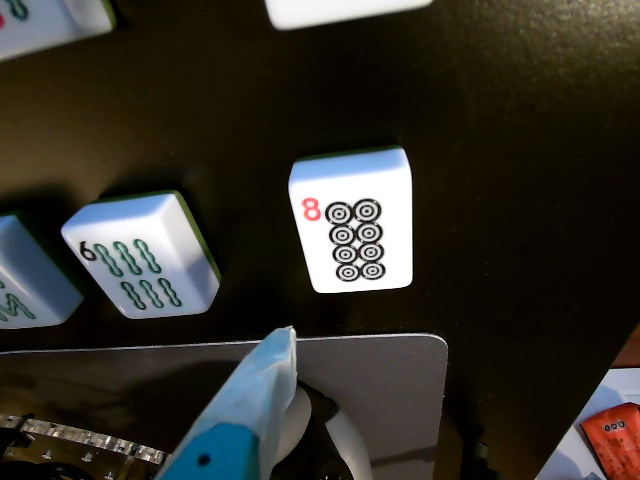
#> input picture data/fixtures/freeze_frames/180843_8D_step0000.jpg, 640 x 480 px; its folder holds only this picture in this run
$ python -i wrist_check.py   (imports and definitions only)
#> lines starting #> are read from the running program, lines starting #| are printed output that depends on the picture; after the words box and inside, x2 and y2 are one past the last pixel; in counts of white or black regions, pixels touching at a corner belong together
#> further down, picture is the input picture: shape (480, 640, 3); mean B, G, R 41.3, 48.6, 50.6
"""Is a tile still where the scans last saw it? A close look with the wrist camera, for when a RealSense scan
says a tile went: YOLO reads a ~24px tile from 0.8m and a read can drop out for a scan (7D read as 6D, 2026-10-29),
which the bench used to ask a person about, or skip the spot over.

At a policy's hover the tile under the jaws sits between the jaw tips, at nearly the same place in the wrist image
whatever the spot: its face's centre was at 325-391 x 201-290px on the first frame of every attempt in the hand14 /
close-hand14 bench sessions (20261029_094543, 20261029_165537 on the black top, 20261030_094904 on brown paper), and
the setup reference's F2 / F6 agree. Neighbours show too (the layouts are tight), but their faces start >= ~70px
from that point, and touching faces merge into one blob (setup_check.wrist_tile then finds nothing). So the check is
how much of a disc at that point is tile face — pale and bright, the printed symbols closed over: 0.73-1.0 with the
tile there on the 103 black-top frames (median 1.0), ~0 over the bare black top. It sees *a* face, not *this* tile:
when the scan has another tile within CROWDED_M of the spot (a knock pushed one there), it doesn't look.

A pale surface fills the disc without any tile: bare white stripe on the standard mat reads 0.72 (20261103_120259_setup).
So with no dark surface in view it can only say the view hasn't changed since an earlier look at this place
(SAME_VIEW_SCORE), or that it can't tell. It never reads the name: the table
model on a close-up isn't a second read (docs/autonomy_plan.md, 8), and a template chosen by the lost tile's name wouldn't
do either, since that name can be the misread that lost it (all 11 looks in 20261103_121112_bench).

A tile lying green side up has no white face, so the face disc reads ~0 over it: all 36 looks at backs in the 2026-11-16
face-down benches said "not there" with the back between the jaws. A back is looked for by its own shape instead
(back_blob): a compact, tile-sized patch of the back's green near the same point. Colour alone won't do on the standard
mat, whose olive stripe has the back's green in a dim room (a disc of it in ~1 of 100 places on face-up frames); a stripe is
a long band, a back a squarish block. Measured on the standard mat's bench frames (2026-11-12 to 11-16): 36 of 37 looks at
backs and 143 of 177 first frames at the hover (the misses mostly in the dark 20261112_202418_bench, the arm's shadow across
the tile), and 1 false back in 38,000 places on 388 face-up frames.
"""
import math

import cv2
import numpy as np

from . import config
from .camera import grab_frames
from .layout import FACE_MAX_S
from .setup_check import WRIST_MIN_V, match_tile, wrist_template

EXPECTED_PX = (365, 255)    # the hovered tile's face centre in the wrist image (640x480)
RADIUS_PX = 35              # well inside a face (~140 x 120px at the hover) even 25px off
PRESENT_FILL = 0.5          # share of the disc that's face: >= 0.73 with the tile there, ~0 without
FRAMES = 3
# Share of the view (above the jaws) that's dark: at least 0.36 on the black top and 0.29 on the green mat, with tiles and
# jaws in view; at most 0.12 on the striped mat and 0.09 on paper. A dim room darkens a pale mat too; not measured.
SURFACE_ROWS, DARK_V, MIN_DARK_SHARE = 300, 90, 0.2
# The view at a place vs an earlier look there, on the striped mat (20261103_121112_bench): 0.96-1.00 on 8 looks, at most
# 0.81 for another place and 0.70 for bare stripe. Only an unmoved tile counts: ~7mm at the hover (4px/mm) is a knock.
SAME_VIEW_SCORE, SAME_VIEW_PX = 0.9, 30
_LOOK_TILE = {"centre_px": [float(v) for v in EXPECTED_PX], "area_px": 15000.0, "angle_deg": 0.0, "size_px": [142.0, 105.0]}
# A back between the jaws (back_blob): its green in HSV (OpenCV's 0-180 hue). Backs read hue 34-36, saturation 100-140,
# brightness 70-90 at the hover; the olive stripe 21 and brighter, in daylight.
BACK_HSV_LO, BACK_HSV_HI = (26, 60, 0), (50, 255, 160)
BACK_OPEN_PX = 25               # cuts the bridges (shadow, stripe) that join a back to its neighbour or the stripe
BACK_AREA_PX = (6000, 30000)    # a back at the hover: ~10-22k px
BACK_MAX_ASPECT = 2.0           # long / short side of its rotated box: a stripe is a long band
BACK_MIN_FILL = 0.65            # blob area / its rotated box
BACK_NEAR_PX = 70               # from EXPECTED_PX (~17mm at 4px/mm): neighbours sit ~200px away (51mm)
# Share of the view above the jaws (SURFACE_ROWS) in the back's green: 0.26 median, 0.51 at most on the standard mat's
# face-down views (2026-11-12 to 11-16, backs all round), 0.02-0.05 on the green cutting mat. Past this the surface itself
# is the back's green and a back can't be told from it.
BACK_MAX_GREEN_SHARE = 0.7
# A look with no back's shape but this much of the face disc in the back's green can't tell: a back under shadow, merged
# with a knocked neighbour, or the olive stripe in a dim room (the stripe can fill a disc, test_standard_mat).
BACK_UNSURE_DISC = 0.3
# Another tile now this close to the spot (centres) can fill the disc as well: the look can't tell them apart. On
# 2026-10-30 (20261030_115706_bench) a miss at S4 knocked 3D to 20mm from 1B's spot and pushed 1B 36mm away; the
# look at 1B's spot saw 3D's face and called 1B's absence a detection glitch.
CROWDED_M = 0.03
BACK_NAME = config.BACK     # the back check's class for a back (back_check.BACK)


class PlaceViews:
    """What the wrist camera saw at each place a lost tile turned out to be, for check() to compare the next look there
    with. By place, never by name: the name is what flickers (2B read as 4B and 3B). A place is forgotten when its tile may
    have moved: the arm handling it, a look or a person finding it gone."""

    def __init__(self):
        self.places = []

    def _near(self, xy):
        return [p for p in self.places if math.dist(p["xy"], xy) <= config.TILE_MERGE_RADIUS_M]

    # [4 lines left out: function template, not called in this run]

    def keep(self, xy, template):
        self.forget(xy)
        self.places.append({"xy": list(xy), "template": template})

    def forget(self, xy):
        self.places = [p for p in self.places if p not in self._near(xy)]


def crowded(xy, tiles):
    """A detected tile (from the scan the tile went missing from) within CROWDED_M of xy: it, else None."""
    return next((t for t in tiles if math.dist(t["xy"], xy) <= CROWDED_M), None)


# [8 lines left out: function face_fill, not called in this run]


def dark_share(image_bgr):
    """Share of the view above the jaws that's dark: how much surface a pale tile face can stand out from."""
    return float((cv2.cvtColor(image_bgr[:SURFACE_ROWS], cv2.COLOR_BGR2HSV)[:, :, 2] < DARK_V).mean())


def back_blob(image_bgr, centre=EXPECTED_PX):
    """The tile back nearest `centre` in a wrist frame: {"centre_px", "area_px", "aspect", "fill"}, or None if no back-green
    patch of a tile's size and shape is within BACK_NEAR_PX of it."""
#> called with centre = (365, 255)
    mask = cv2.morphologyEx(back_mask(image_bgr), cv2.MORPH_OPEN, np.ones((BACK_OPEN_PX, BACK_OPEN_PX), np.uint8))
#> in back_mask, `hsv = cv2.cvtColor(image_bgr, cv2.COLOR_BGR2HSV)`: hsv: shape (480, 640, 3); mean H, S, V 35.2, 179.7, 56.5
#> in back_mask, `return cv2.inRange(hsv, np.array(BACK_HSV_LO, np.uint8), np.array(BACK..`:
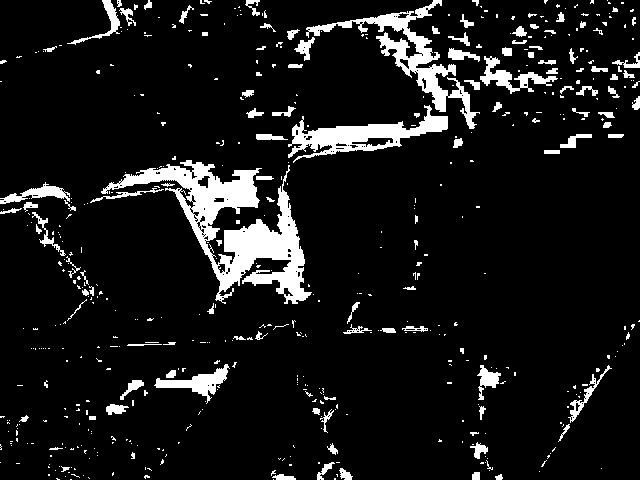
#> returned value: shape (480, 640); 9.1% white; 522 white regions (405 under 20 px), largest, box (x1, y1, x2, y2) and area: (101, 160, 312, 304) 9266, (306, 0, 480, 129) 3641, (288, 105, 448, 163) 3026
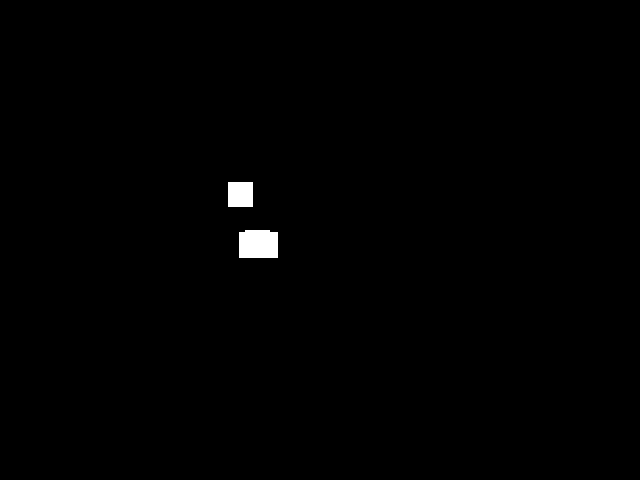
#> mask: shape (480, 640); 0.55% white; 2 white regions, box (x1, y1, x2, y2) and area: (239, 230, 278, 258) 1064, (228, 182, 253, 207) 625
    found = []
    for contour in cv2.findContours(mask, cv2.RETR_EXTERNAL, cv2.CHAIN_APPROX_SIMPLE)[0]:
        area = cv2.contourArea(contour)
        (u, v), (w, h), _ = cv2.minAreaRect(contour)
        blob = {"centre_px": [float(u), float(v)], "area_px": float(area),
                "aspect": max(w, h) / max(min(w, h), 1.0), "fill": area / max(w * h, 1.0)}
        if (BACK_AREA_PX[0] <= area <= BACK_AREA_PX[1] and blob["aspect"] <= BACK_MAX_ASPECT
                and blob["fill"] >= BACK_MIN_FILL and math.dist(blob["centre_px"], centre) <= BACK_NEAR_PX):
            found.append(blob)
#> this loop made 2 passes
#> (area, u, v, w, h) on pass 1: (999, 258, 243.5, 27, 38)
#> (contour, area, u, v, w, h) on pass 2: ([[228, 182], [228, 206], [252, 206], [252, 182]], 576, 240, 194, 24, 24)
#> after the loop, found = []
    return min(found, key=lambda b: math.dist(b["centre_px"], centre), default=None)


def back_mask(image_bgr):
    """Where a wrist frame has the back's green (255) or not (0)."""
    hsv = cv2.cvtColor(image_bgr, cv2.COLOR_BGR2HSV)
    return cv2.inRange(hsv, np.array(BACK_HSV_LO, np.uint8), np.array(BACK_HSV_HI, np.uint8))


def back_green_share(image_bgr):
    """Share of the view above the jaws in the back's green."""
    return float((back_mask(image_bgr[:SURFACE_ROWS]) > 0).mean())


# [5 lines left out: function back_disc, not called in this run]


def view_template(image_bgr):
    """A look's frame, as what check() compares a later look at the same place with."""
    return wrist_template(image_bgr, EXPECTED_PX)


# [62 lines left out: functions same_view, look, model_says, check, not called in this run]

>>> import cv2
>>> picture = cv2.imread('../data/fixtures/freeze_frames/180843_8D_step0000.jpg')
>>> result = back_blob(picture)

$ run again, on data/fixtures/freeze_frames/180843_8D_step0300.jpg
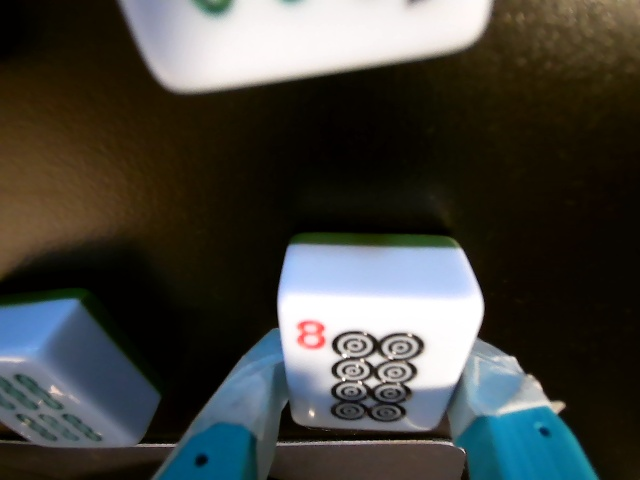
#> input picture data/fixtures/freeze_frames/180843_8D_step0300.jpg, 640 x 480 px
#> picture is the input picture: shape (480, 640, 3); mean B, G, R 63.5, 68.2, 67.4
#> hsv: shape (480, 640, 3); mean H, S, V 40.2, 167.1, 78.8
#> in back_mask, `return cv2.inRange(hsv, np.array(BACK_HSV_LO, np.uint8), np.array(BACK..`:
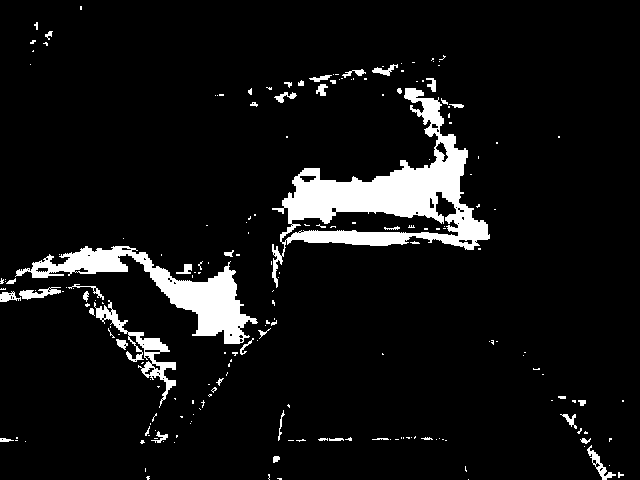
#> returned value: shape (480, 640); 7.4% white; 203 white regions (156 under 20 px), largest, box (x1, y1, x2, y2) and area: (272, 88, 490, 288) 11819, (15, 246, 258, 344) 6080, (94, 300, 176, 408) 1465
#> in back_blob, `mask = cv2.morphologyEx(back_mask(image_bgr), cv2.MORPH_OPEN, np.ones(..`:
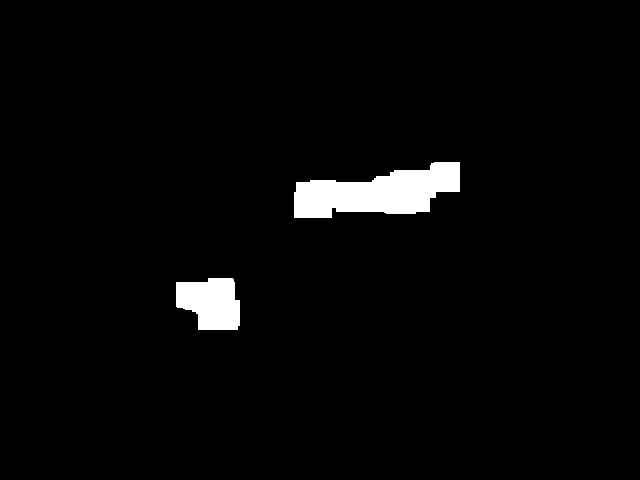
#> mask: shape (480, 640); 2.8% white; 2 white regions, box (x1, y1, x2, y2) and area: (294, 162, 460, 218) 5884, (176, 278, 240, 330) 2636
#> the loop in back_blob, `for contour in cv2.findContours(mask, cv2.RETR_EXTERNAL, cv2.CHAIN_APP..` made 2 passes
#> (area, u, v, w, h) on passes 1 to 2: (2526.5, 207.5, 303.5, 51, 63), (5664, 377.2, 194.4, 171.2, 47.78)
#> after the loop in back_blob, `for contour in cv2.findContours(mask, cv2.RETR_EXTERNAL, cv2.CHAIN_APP..`: found = []

$ run again, on data/fixtures/freeze_frames/180956_8D_step0000.jpg
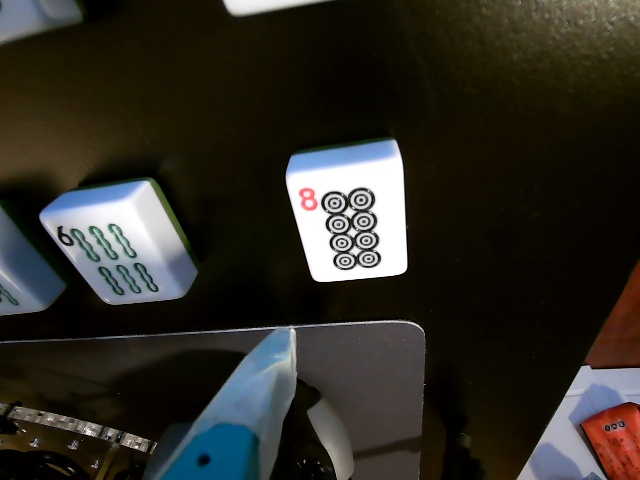
#> input picture data/fixtures/freeze_frames/180956_8D_step0000.jpg, 640 x 480 px
#> picture is the input picture: shape (480, 640, 3); mean B, G, R 37.3, 44.1, 46.5
#> hsv: shape (480, 640, 3); mean H, S, V 35.7, 183.8, 51.8
#> in back_mask, `return cv2.inRange(hsv, np.array(BACK_HSV_LO, np.uint8), np.array(BACK..`:
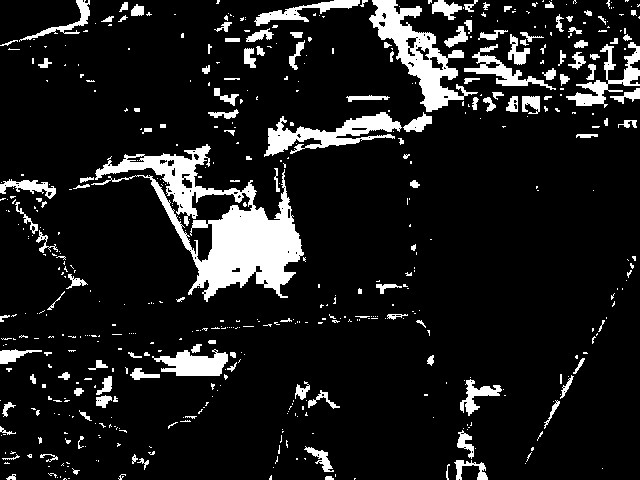
#> returned value: shape (480, 640); 11.3% white; 540 white regions (405 under 20 px), largest, box (x1, y1, x2, y2) and area: (91, 144, 304, 302) 10603, (369, 0, 478, 112) 3804, (264, 112, 402, 157) 2393
#> in back_blob, `mask = cv2.morphologyEx(back_mask(image_bgr), cv2.MORPH_OPEN, np.ones(..`:
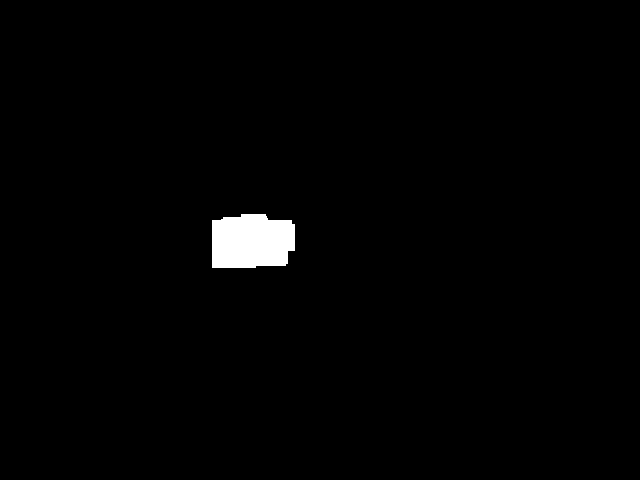
#> mask: shape (480, 640); 1.3% white; 1 white region, box (x1, y1, x2, y2) and area: (212, 214, 295, 268) 3997
#> the loop in back_blob, `for contour in cv2.findContours(mask, cv2.RETR_EXTERNAL, cv2.CHAIN_APP..` made 1 pass
#> (area, u, v, w, h) on pass 1: (3866, 253, 240.5, 53, 82)
#> after the loop in back_blob, `for contour in cv2.findContours(mask, cv2.RETR_EXTERNAL, cv2.CHAIN_APP..`: found = []

$ run again, on data/fixtures/freeze_frames/180956_8D_step0300.jpg
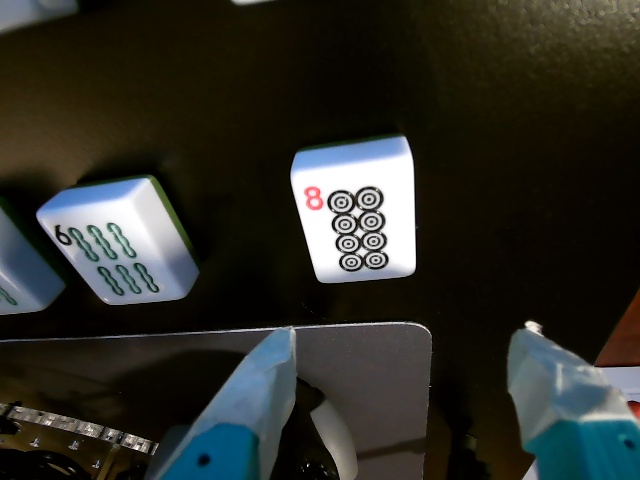
#> input picture data/fixtures/freeze_frames/180956_8D_step0300.jpg, 640 x 480 px
#> picture is the input picture: shape (480, 640, 3); mean B, G, R 38.7, 45.1, 44.3
#> hsv: shape (480, 640, 3); mean H, S, V 37.7, 182.7, 51.6
#> in back_mask, `return cv2.inRange(hsv, np.array(BACK_HSV_LO, np.uint8), np.array(BACK..`:
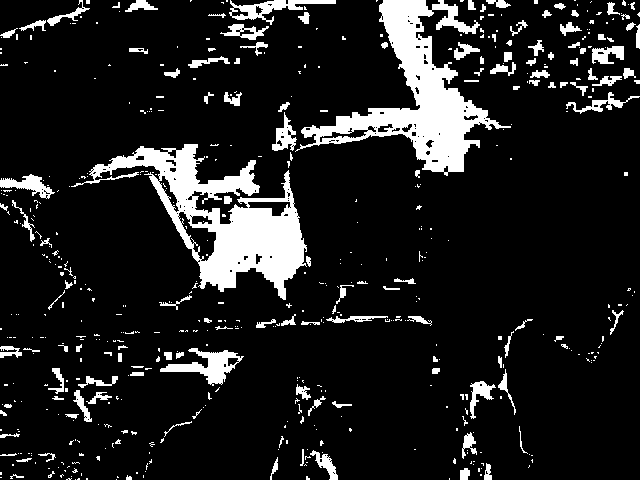
#> returned value: shape (480, 640); 12.2% white; 539 white regions (405 under 20 px), largest, box (x1, y1, x2, y2) and area: (71, 144, 307, 300) 11799, (295, 0, 511, 176) 10930, (160, 348, 244, 386) 1187
#> in back_blob, `mask = cv2.morphologyEx(back_mask(image_bgr), cv2.MORPH_OPEN, np.ones(..`:
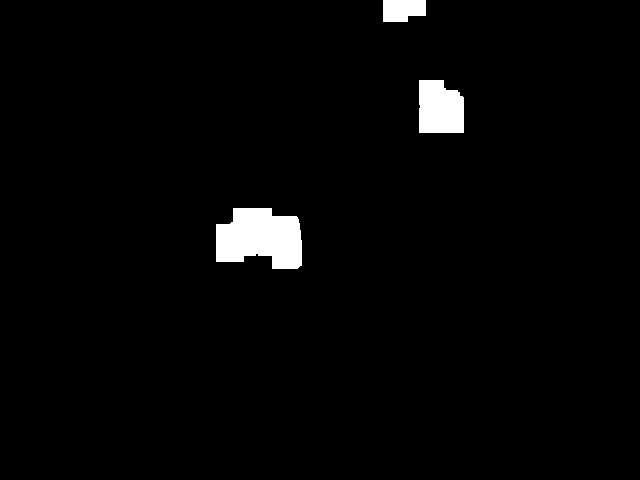
#> mask: shape (480, 640); 2.3% white; 3 white regions, box (x1, y1, x2, y2) and area: (216, 208, 302, 269) 4117, (419, 80, 464, 133) 2157, (383, 0, 426, 22) 838
#> the loop in back_blob, `for contour in cv2.findContours(mask, cv2.RETR_EXTERNAL, cv2.CHAIN_APP..` made 3 passes
#> (area, u, v, w, h) on passes 1 to 3: (3971, 258.5, 238, 60, 85), (2062.5, 441, 106, 52, 44), (774.5, 404, 10.5, 21, 42)
#> after the loop in back_blob, `for contour in cv2.findContours(mask, cv2.RETR_EXTERNAL, cv2.CHAIN_APP..`: found = []
